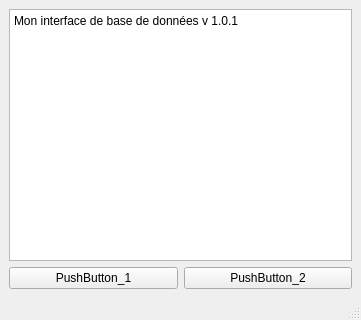
<?xml version="1.0" encoding="UTF-8"?>
<ui version="4.0">
 <class>MainWindow</class>
 <widget class="QMainWindow" name="MainWindow">
  <property name="geometry">
   <rect>
    <x>0</x>
    <y>0</y>
    <width>361</width>
    <height>320</height>
   </rect>
  </property>
  <property name="windowTitle">
   <string>MainWindow</string>
  </property>
  <widget class="QWidget" name="centralwidget">
   <layout class="QVBoxLayout" name="verticalLayout">
    <item>
     <widget class="QPlainTextEdit" name="plainTextEdit">
      <property name="plainText">
       <string>Mon interface de base de données v 1.0.1</string>
      </property>
     </widget>
    </item>
    <item>
     <layout class="QHBoxLayout" name="horizontalLayout">
      <item>
       <widget class="QPushButton" name="pushButton_1">
        <property name="text">
         <string>PushButton_1</string>
        </property>
       </widget>
      </item>
      <item>
       <widget class="QPushButton" name="pushButton_2">
        <property name="text">
         <string>PushButton_2</string>
        </property>
       </widget>
      </item>
     </layout>
    </item>
   </layout>
  </widget>
  <widget class="QMenuBar" name="menubar">
   <property name="geometry">
    <rect>
     <x>0</x>
     <y>0</y>
     <width>361</width>
     <height>17</height>
    </rect>
   </property>
  </widget>
  <widget class="QStatusBar" name="statusbar"/>
 </widget>
 <resources/>
 <connections/>
</ui>
